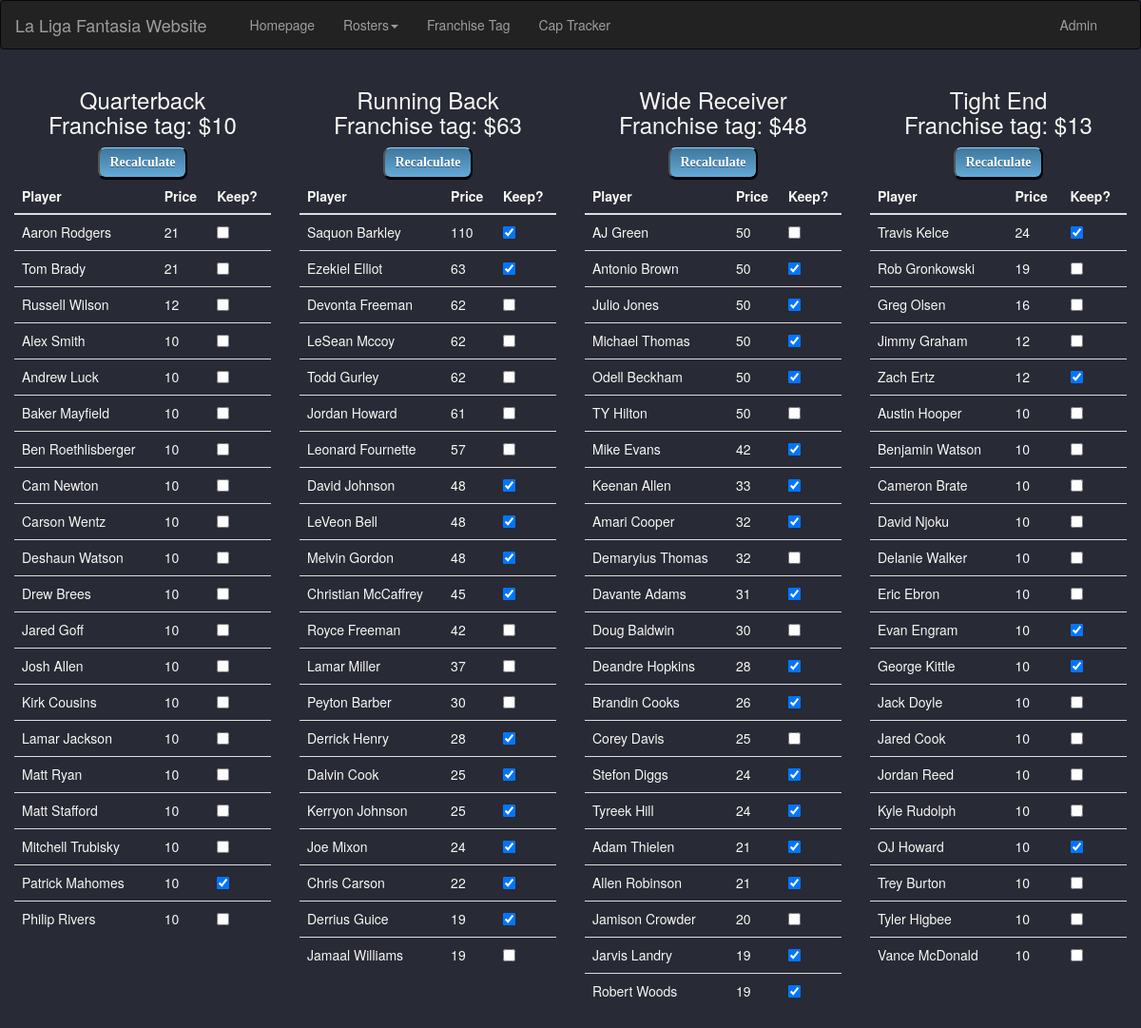
Page /franchise/ on the earlier database version.
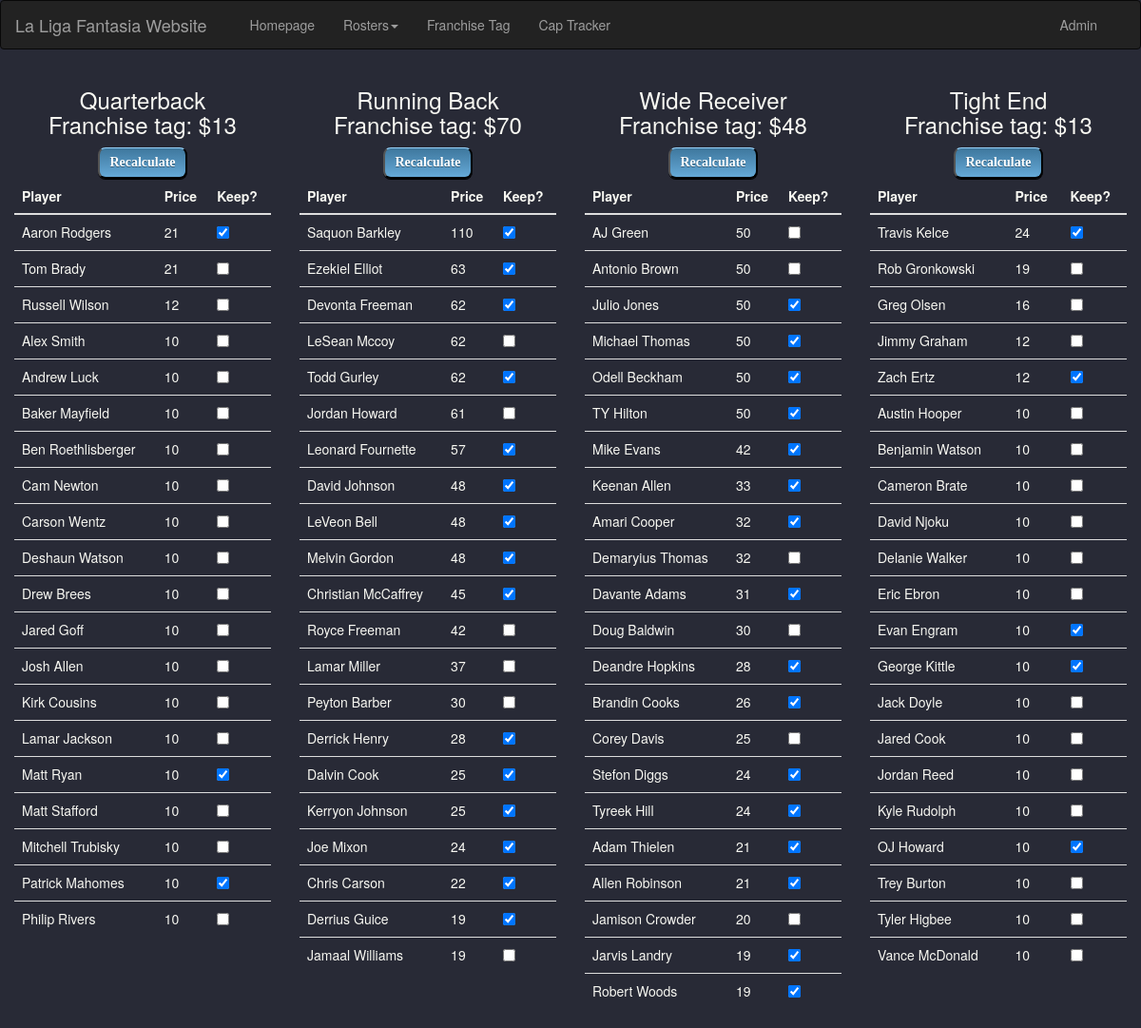
Same page on the later database version.
### liga/models.py (models this page shows, shortened)
class Player(models.Model):
    name = models.CharField(max_length=30)
    price = models.IntegerField()
    position = models.CharField(max_length=3)
    kept = models.BooleanField()
    ftag = models.BooleanField(default=False)

### franchise/views.py (the view)
# urls.py: path('', views.franchise, name='index'),
def franchise(request):
    qb_list = get_list("QB")
    rb_list = get_list("RB")
    wr_list = get_list("WR")
    te_list = get_list("TE")
    tag_prices = []
    for i in range(4):
        tag_prices.append(Player.objects.filter(name__contains='Franchise').values('price')[i]['price'])
    context = {
        'qb_list': qb_list,
        'rb_list': rb_list,
        'wr_list': wr_list,
        'te_list': te_list,
        'tag_prices': tag_prices,
    }
    return render(request, 'franchise/franchise.html', context)

### franchise/views.py (called while the page is built)
def get_list(position):
    if position == "QB" or position == "TE":
        return Player.objects.filter(position=position).exclude(name__contains='Franchise').order_by('-price')
    else:
        return Player.objects.filter(position=position).exclude(name__contains='Franchise').filter(
            price__gte=19).order_by('-price')

### franchise/templates/franchise/franchise.html (shortened to what this page needs)
{% extends "liga/base.html" %}
{% block main_content %}
<div class="container-fluid">
    <div class="row">
        <form action="{% url 'franchise:update' 'QB' %}" method="post">
            <div class="col-xs-6 col-sm-6 col-md-3 col-lg-3">
                <h3>
                    <center> Quarterback
                        <br> Franchise tag: ${{tag_prices.0}}
                    </center>
                </h3>
                <center><input class="mybtn" type="submit" value="Recalculate"></center>
                <table class="table .table-sm">
                    <thead>
                    <tr>
                        <th scope="col">Player</th>
                        <th scope="col">Price</th>
                        <th scope="col">Keep?</th>
                    </tr>
                    </thead>
                    <tbody>
                    {% for qb in qb_list %}
                    <tr>
                        <td> {{qb.name}}</td>
                        <td> {{qb.price}}</td>
                        <td><input type="checkbox" name="item" id="qb{{ forloop.counter }}" value="{{ qb.id }}"
                                   {% if qb.kept %} checked {% endif %}>
                        </td>
                    </tr>
                    {% endfor %}
                    </tbody>
                </table>
            </div>
        </form>
        <form action="{% url 'franchise:update' 'RB' %}" method="post">
            <div class="col-xs-6 col-sm-6 col-md-3 col-lg-3">
                <h3>
                    <center> Running Back
                        <br> Franchise tag: ${{tag_prices.1}}
                    </center>
                </h3>
                <center><input class="mybtn" type="submit" value="Recalculate"></center>
                <table class="table .table-sm">
                    <thead>
                    <tr>
                        <th scope="col">Player</th>
                        <th scope="col">Price</th>
                        <th scope="col">Keep?</th>
                    </tr>
                    </thead>
                    <tbody>
                    {% for rb in rb_list %}
                    <tr>
                        <td> {{rb.name}}</td>
                        <td> {{rb.price}}</td>
                        <td><input type="checkbox" name="item" id="rb{{ forloop.counter }}" value="{{ rb.id }}"
                                   {% if rb.kept %} checked {% endif %}>
                        </td>
                    </tr>
                    {% endfor %}
                    </tbody>
                </table>
            </div>
        </form>
        <form action="{% url 'franchise:update' 'WR' %}" method="post">
            <div class="col-xs-6 col-sm-6 col-md-3 col-lg-3">
                <h3>
                    <center> Wide Receiver
                        <br> Franchise tag: ${{tag_prices.2}}
                    </center>
                </h3>
                <center><input class="mybtn" type="submit" value="Recalculate"></center>
                <table class="table .table-sm">
                    <thead>
                    <tr>
                        <th scope="col">Player</th>
                        <th scope="col">Price</th>
                        <th scope="col">Keep?</th>
                    </tr>
                    </thead>
                    <tbody>
                    {% for wr in wr_list %}
                    <tr>
                        <td> {{wr.name}}</td>
                        <td> {{wr.price}}</td>
                        <td><input type="checkbox" name="item" id="wr{{ forloop.counter }}" value="{{ wr.id }}"
                                   {% if wr.kept %} checked {% endif %}>
                        </td>
                    </tr>
                    {% endfor %}
                    </tbody>
                </table>
            </div>
        </form>
        <form action="{% url 'franchise:update' 'TE' %}" method="post">
            <div class="col-xs-6 col-sm-6 col-md-3 col-lg-3">
                <h3>
                    <center> Tight End
                        <br> Franchise tag: ${{tag_prices.3}}
                    </center>
                </h3>
                <center><input class="mybtn" type="submit" value="Recalculate"></center>
                <table class="table .table-sm">
                    <thead>
                    <tr>
                        <th scope="col">Player</th>
                        <th scope="col">Price</th>
                        <th scope="col">Keep?</th>
                    </tr>
                    </thead>
                    <tbody>
                    {% for te in te_list %}
                    <tr>
                        <td> {{te.name}}</td>
                        <td> {{te.price}}</td>
                        <td><input type="checkbox" name="item" id="te{{ forloop.counter }}" value="{{ te.id }}"
                                   {% if te.kept %} checked {% endif %}>
                        </td>
                    </tr>
                    {% endfor %}
                    </tbody>
                </table>
            </div>
        </form>
        <br>
    </div>
</div>
{% endblock main_content %}

### liga/templates/liga/base.html (shortened to what this page needs)
<!DOCTYPE html>
<html lang="en">
<head>
    {% include "liga/jquery_include.html" %}
    {% load static %}
    <link rel="stylesheet" type="text/css" href="{% static 'liga/style.css' %}">
</head>
<body>
{% include "liga/navbar.html" %}
{% block main_content %} {% endblock main_content %}
</body>
</html>

### liga/templates/liga/jquery_include.html (shortened to what this page needs)
<link rel="stylesheet" href="https://maxcdn.bootstrapcdn.com/bootstrap/3.4.0/css/bootstrap.min.css">

### liga/templates/liga/navbar.html (shortened to what this page needs)
<nav class="navbar navbar-inverse ">
  <div class="container-fluid">
    <div class="navbar-header">
      <a class="navbar-brand">La Liga Fantasia Website</a>
    </div>
    <ul class="nav navbar-nav collapse navbar-collapse">
      <li class="nav-item">
        <a class="nav-link" href="{% url 'liga:index' %}">Homepage</a>
      </li>
      <li class="dropdown"><a class="dropdown-toggle" data-toggle="dropdown" href="#">Rosters<span class="caret"></span></a>
      </li>
      <li class="nav-item">
        <a class="nav-link" href="{% url 'franchise:index' %}">Franchise Tag</a>
      </li>
      <li class="nav-item">
        <a class="nav-link" href="{% url 'captracker:captracker' %}">Cap Tracker</a>
      </li>
    </ul>
    <ul class="nav navbar-nav navbar-right collapse navbar-collapse">
      <li class="nav-item">
        <a class="nav-link" href="/admin">Admin</a>
      </li>
    </ul>
  </div>
</nav>

### liga/static/liga/style.css (style rules this page uses)
.mybtn { border-top: 1px solid #96d1f8; background: #65a9d7; background: -webkit-gradient(linear, left top, left bottom, from(#3e779d), to(#65a9d7)); background: -webkit-linear-gradient(top, #3e779d, #65a9d7); background: -moz-linear-gradient(top, #3e779d, #65a9d7); background: -ms-linear-gradient(top, #3e779d, #65a9d7); background: -o-linear-gradient(top, #3e779d, #65a9d7); padding: 5px 10px; -webkit-border-radius: 8px; -moz-border-radius: 8px; border-radius: 8px; -webkit-box-shadow: rgba(0,0,0,1) 0 1px 0; -moz-box-shadow: rgba(0,0,0,1) 0 1px 0; box-shadow: rgba(0,0,0,1) 0 1px 0; text-shadow: rgba(0,0,0,.4) 0 1px 0; color: white; font-size: 14px; font-family: Georgia, serif; text-decoration: none; vertical-align: middle; }
body { background-color: #282a36; color: #f8f8f2; }
input { font-size: 12px; font-family: sans-serif; font-weight: 700; color: #444; }
a { color: #46AAF9; }

Differences in the rows shown:
changed Player "Aaron Rodgers": kept "☐" → "☑"
changed Player "Matt Ryan": kept "☐" → "☑"
changed Player "Devonta Freeman": kept "☐" → "☑"
changed Player "Todd Gurley": kept "☐" → "☑"
changed Player "Leonard Fournette": kept "☐" → "☑"
changed Player "Antonio Brown": kept "☑" → "☐"
changed Player "TY Hilton": kept "☐" → "☑"
Other differences:
{{ tag_prices.0 }}: "10" → "13"
{{ tag_prices.1 }}: "63" → "70"
